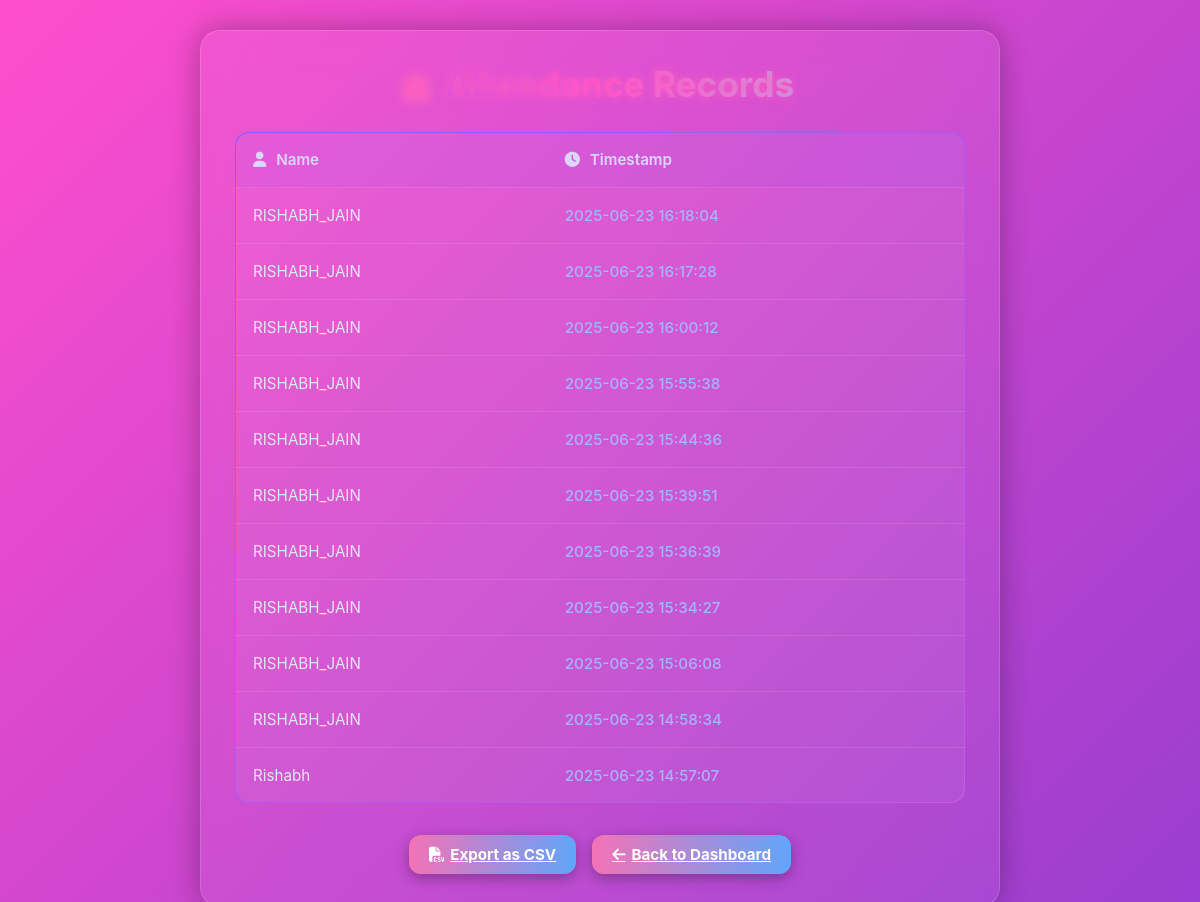
The app's page /attendance with its own data.
### tables this page shows
CREATE TABLE attendance (name TEXT, timestamp TEXT);

### app.py (the view)
@app.route('/attendance')
def attendance():
    logging.debug("Rendering attendance page")
    records = get_attendance()
    return render_template('view_attendance.html', records=records)

### database.py (called while the page is built)
def get_connection():
    logging.debug("Creating database connection")
    conn = sqlite3.connect('attendance.db')
    conn.row_factory = sqlite3.Row
    return conn

def get_attendance():
    logging.debug("Fetching attendance records")
    conn = get_connection()
    try:
        with conn:
            c = conn.cursor()
            c.execute("SELECT name, timestamp FROM attendance ORDER BY timestamp DESC")
            records = [(row['name'], row['timestamp']) for row in c.fetchall()]
            logging.debug(f"Fetched {len(records)} attendance records")
            return records
    finally:
        conn.close()

### templates/view_attendance.html (shortened to what this page needs)
<!DOCTYPE html>
<html lang="en">
<head>
  <link rel="stylesheet" href="/static/style.css" />
  <link rel="stylesheet" href="https://cdnjs.cloudflare.com/ajax/libs/font-awesome/6.5.0/css/all.min.css" />
</head>
<body>
  <div class="container">
    <h2><i class="fas fa-calendar-check"></i> Attendance Records</h2>
    <table>
      <thead>
        <tr>
          <th><i class="fas fa-user"></i> Name</th>
          <th><i class="fas fa-clock"></i> Timestamp</th>
        </tr>
      </thead>
      <tbody>
        {% for record in records %}
        <tr>
          <td>{{ record[0] }}</td>
          <td><span style="color: #A5B4FC;">{{ record[1] }}</span></td>
        </tr>
        {% endfor %}
      </tbody>
    </table>
    <div class="nav-buttons">
      <a href="/export_attendance" class="btn btn-primary">
        <i class="fas fa-file-csv"></i> Export as CSV
      </a>
      <a href="/dashboard" class="btn btn-primary">
        <i class="fas fa-arrow-left"></i> Back to Dashboard
      </a>
    </div>
  </div>
</body>
</html>

### static/style.css (style rules this page uses)
* { margin: 0; padding: 0; box-sizing: border-box; }
body { font-family: 'Inter', sans-serif; background: linear-gradient(-45deg, #1b1f3b, #241e92, #5432d3, #ff4ecd); background-size: 500% 500%; animation: bgMove 30s ease infinite; color: #e5e7eb; min-height: 100vh; display: flex; flex-direction: column; align-items: center; padding: 30px; overflow-x: hidden; }
.container { width: 100%; max-width: 960px; background: rgba(255, 255, 255, 0.07); backdrop-filter: blur(18px); border-radius: 20px; padding: 40px; border: 1px solid rgba(255, 255, 255, 0.15); box-shadow: 0 12px 40px rgba(0, 0, 0, 0.4), inset 1px 1px 6px rgba(255, 255, 255, 0.1); animation: fadeIn 0.6s ease; transition: transform 0.4s ease; margin-bottom: 20px; }
h2 { font-size: 2.4rem; font-weight: 800; text-align: center; margin-bottom: 30px; background: linear-gradient(90deg, #8c52ff, #ff4ecd, #7ef9ff); -webkit-background-clip: text; background-clip: text; -webkit-text-fill-color: transparent; text-shadow: 0 0 20px rgba(255, 78, 205, 0.5); }
.btn i { margin-right: 8px; }
table { margin-top: 24px; background: rgba(30, 41, 59, 0.25); border-radius: 12px; overflow: hidden; }
td span { font-weight: 500; }
th i { margin-right: 6px; }
button, .btn { display: inline-block; padding: 14px 28px; border: none; border-radius: 12px; font-size: 1rem; font-weight: 600; cursor: pointer; color: #fff; background: linear-gradient(90deg, #8c52ff, #ff4ecd, #7ef9ff); background-size: 200% 200%; animation: pulseGradient 4s ease infinite; box-shadow: 0 0 15px rgba(140, 82, 255, 0.5); position: relative; overflow: hidden; transition: transform 0.3s ease, box-shadow 0.3s ease; }
.nav-buttons { display: flex; flex-wrap: wrap; justify-content: center; gap: 16px; margin-top: 24px; }
button i, a.btn i { margin-right: 6px; }
table { width: 100%; border-collapse: collapse; background: rgba(255, 255, 255, 0.05); border-radius: 16px; overflow: hidden; margin-top: 24px; border: 2px solid transparent; background-clip: padding-box; position: relative; }
table::before { content: ""; position: absolute; inset: 0; z-index: -1; border-radius: 16px; padding: 2px; background: linear-gradient(135deg, #8c52ff, #ff4ecd, #7ef9ff); background-size: 400% 400%; animation: pulseGradient 10s ease infinite; mask: linear-gradient(#fff 0 0) content-box, linear-gradient(#fff 0 0); mask-composite: exclude; -webkit-mask-composite: destination-out; }
th, td { padding: 18px; font-size: 0.95rem; color: #e0e8f0; text-align: left; border-bottom: 1px solid rgba(255, 255, 255, 0.1); }
th { font-weight: 600; background: rgba(140, 82, 255, 0.1); color: #dcd6ff; }
.nav-buttons { display: flex; gap: 16px; flex-wrap: wrap; justify-content: center; margin-top: 24px; }
.btn { position: relative; box-shadow: 0 0 12px rgba(165, 180, 252, 0.2); }
.btn-primary { background: linear-gradient(90deg, #f472b6, #60a5fa); color: #fff; }
h2 i { margin-right: 10px; color: #f472b6; filter: drop-shadow(0 0 5px #f472b6); }
.container { padding: 2rem; max-width: 800px; margin: auto; background: rgba(255, 255, 255, 0.05); border-radius: 20px; box-shadow: 0 0 30px rgba(0, 0, 0, 0.3); }
h2 { font-size: 2.2rem; font-weight: 700; text-align: center; color: #ff5ec2; margin-bottom: 25px; text-shadow: 0 0 10px #ff5ec2; }
h2 i { font-size: 1.5rem; margin-right: 10px; }
.btn { padding: 10px 20px; font-weight: bold; border: none; border-radius: 12px; font-size: 0.95rem; cursor: pointer; transition: all 0.2s ease-in-out; display: inline-flex; align-items: center; justify-content: center; box-shadow: 0 4px 14px rgba(0, 0, 0, 0.3); }
.btn-primary { background: linear-gradient(to right, #f472b6, #60a5fa); color: white; }
.nav-buttons { display: flex; gap: 16px; flex-wrap: wrap; justify-content: center; margin-top: 30px; }

### records on screen
attendance: name "RISHABH_JAIN", timestamp "2025-06-23 16:18:04"
attendance: name "RISHABH_JAIN", timestamp "2025-06-23 16:17:28"
attendance: name "RISHABH_JAIN", timestamp "2025-06-23 16:00:12"
attendance: name "RISHABH_JAIN", timestamp "2025-06-23 15:55:38"
attendance: name "RISHABH_JAIN", timestamp "2025-06-23 15:44:36"
attendance: name "RISHABH_JAIN", timestamp "2025-06-23 15:39:51"
attendance: name "RISHABH_JAIN", timestamp "2025-06-23 15:36:39"
attendance: name "RISHABH_JAIN", timestamp "2025-06-23 15:34:27"
attendance: name "RISHABH_JAIN", timestamp "2025-06-23 15:06:08"
attendance: name "RISHABH_JAIN", timestamp "2025-06-23 14:58:34"
attendance: name "Rishabh", timestamp "2025-06-23 14:57:07"
